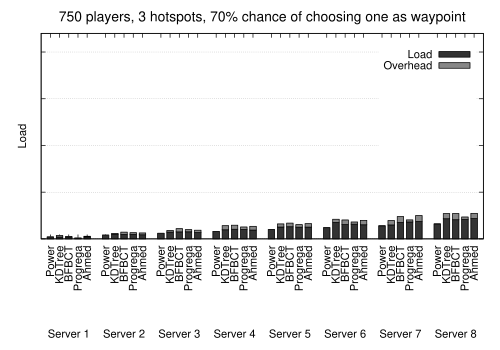

This figure's gnuplot source:
load "../distribution_generic.gp"

set title '750 players, 3 hotspots, 70% chance of choosing one as waypoint' font "Helvetica, 20"
set output "distribution_750_70.eps"

plot newhistogram "Server 1", 'load_s1_750_70.data' using 2:xtic(1) t "Load" lc rgb '#333333', '' using 3 t "Overhead" lc rgb '#888888', \
     newhistogram "Server 2", 'load_s2_750_70.data' using 2:xtic(1) notitle lc rgb '#333333', '' using 3 notitle lc rgb '#888888', \
     newhistogram "Server 3", 'load_s3_750_70.data' using 2:xtic(1) notitle lc rgb '#333333', '' using 3 notitle lc rgb '#888888', \
     newhistogram "Server 4", 'load_s4_750_70.data' using 2:xtic(1) notitle lc rgb '#333333', '' using 3 notitle lc rgb '#888888', \
     newhistogram "Server 5", 'load_s5_750_70.data' using 2:xtic(1) notitle lc rgb '#333333', '' using 3 notitle lc rgb '#888888', \
     newhistogram "Server 6", 'load_s6_750_70.data' using 2:xtic(1) notitle lc rgb '#333333', '' using 3 notitle lc rgb '#888888', \
     newhistogram "Server 7", 'load_s7_750_70.data' using 2:xtic(1) notitle lc rgb '#333333', '' using 3 notitle lc rgb '#888888', \
     newhistogram "Server 8", 'load_s8_750_70.data' using 2:xtic(1) notitle lc rgb '#333333', '' using 3 notitle lc rgb '#888888'
